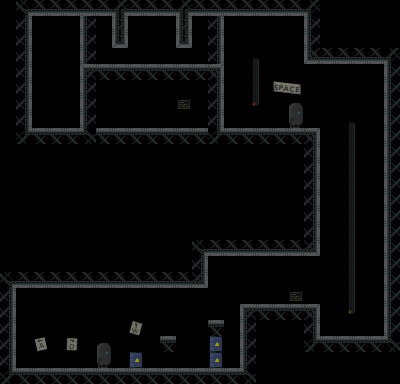

This game map was drawn from its Tiled (.tmx) file and the tilesets committed beside it. A one-line description and the trimmed map source follow:
An orthogonal 25x24 tile map with 16x16 px tiles, 5 tile layers (Background, Background 1 only, Background 2 only, 1, ...), 2 tilesets.

<map version="1.0" orientation="orthogonal" width="25" height="24" tilewidth="16" tileheight="16">
 <tileset firstgid="1" name="Tileset1" tilewidth="16" tileheight="16">
  <image source="tileset1.png" width="128" height="128" />
 </tileset>
 <tileset firstgid="65" name="Tileset2" tilewidth="16" tileheight="16">
  <image source="tileset2.png" width="64" height="64" />
 </tileset>
 <layer name="Background" width="25" height="24">
  <data>[600 cells, 39 non-empty, 9 distinct tile ids]</data>
 </layer>
 <layer name="Background 1 only" width="25" height="24">
  <data>[600 cells, 7 non-empty, 7 distinct tile ids]</data>
 </layer>
 <layer name="Background 2 only" width="25" height="24">
  <data>[600 cells, 0 non-empty, 0 distinct tile ids]</data>
 </layer>
 <layer name="1" width="25" height="24">
  <data>[600 cells, 149 non-empty, 15 distinct tile ids]</data>
 </layer>
 <layer name="2" width="25" height="24">
  <data>[600 cells, 148 non-empty, 15 distinct tile ids]</data>
 </layer>
</map>
